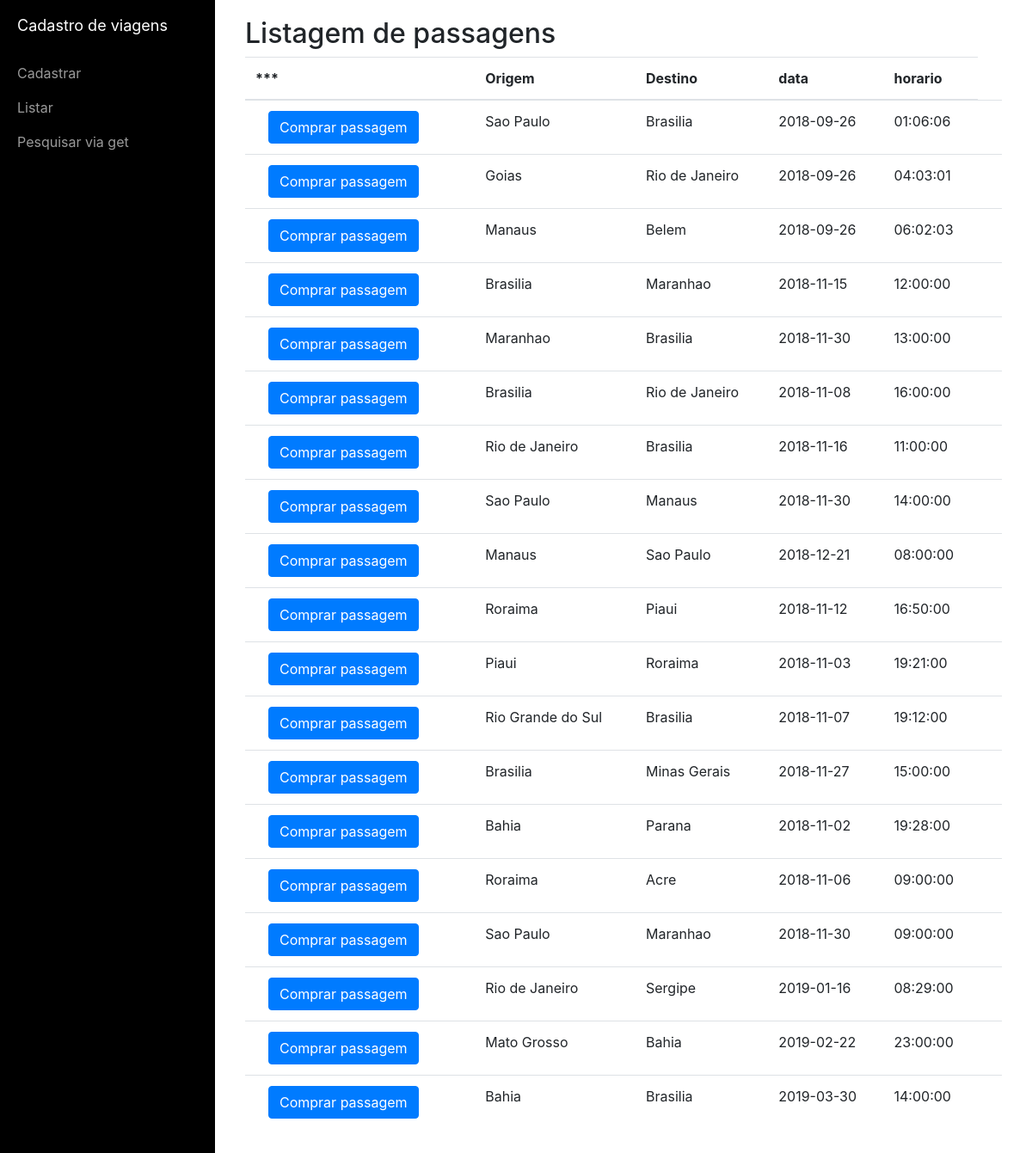
The page / on the database its author committed.
### tables this page shows
CREATE TABLE `voo` (
  `id` int(11) NOT NULL,
  `origem` varchar(200) NOT NULL,
  `destino` varchar(200) NOT NULL,
  `hora` time NOT NULL,
  `data` date NOT NULL
);

### index.php (the view, shortened to what this page needs)
<?php
include 'header.php';
include "conexao.php";
    $sql= "select * from voo";
    $consultas = mysqli_query ($conexao,$sql);
?>
        <div id="page-content-wrapper">
            <div class="container">
  <h2>Listagem de passagens</h2>
  <table class="table">
    <thead>
      <tr>
        <th>***</th>
        <th>Origem</th>
        <th>Destino</th>
        <th>data</th>
          <th>horario</th>
      </tr>
    </thead>
    <tbody>
        <?php foreach($consultas as $consulta): ?>
      <tr>
          <td>
          <form action="processa.php" method="post">
          <div class="col-10">
    <button type="submit" class="btn btn-primary">Comprar passagem</button>
  </div>
              </form>
              </td>
        <td><?php echo $consulta['origem']; ?></td>
        <td><?php echo $consulta['destino']; ?></td>
          <td><?php echo $consulta['data']; ?></td>
          <td><?php echo $consulta['hora'];?></td>
          <td>
              </td>
      </tr>
      <?php endforeach; ?>
    </tbody>
  </table>
</div>
        </div>
    <?php include 'footer.php';?>

### header.php (shortened to what this page needs)
<!DOCTYPE html>
<html lang="pt-br">
<head>
    <link href="vendor/bootstrap/css/bootstrap.min.css" rel="stylesheet">
    <link href="css/simple-sidebar.css" rel="stylesheet">
</head>
<body>
    <div id="wrapper">
        <div id="sidebar-wrapper">
            <ul class="sidebar-nav">
                <li class="sidebar-brand">
                    <a href="#">
                        Cadastro de viagens
                    </a>
                </li>
                <li>
                    <a href="cadastro.php">Cadastrar</a>
                </li>
                <li>
                    <a href="index.php">Listar</a>
                </li>
                <li>
                    <a href="pesquisar.php">Pesquisar via get</a>
                </li>
            </ul>
        </div>

### footer.php (shortened to what this page needs)
</div>
</body>
</html>

### css/simple-sidebar.css (style rules this page uses)
body { overflow-x: hidden; }
#wrapper { padding-left: 0; -webkit-transition: all 0.5s ease; -moz-transition: all 0.5s ease; -o-transition: all 0.5s ease; transition: all 0.5s ease; }
#wrapper.toggled { padding-left: 250px; }
#sidebar-wrapper { z-index: 1000; position: fixed; left: 250px; width: 0; height: 100%; margin-left: -250px; overflow-y: auto; background: #000; -webkit-transition: all 0.5s ease; -moz-transition: all 0.5s ease; -o-transition: all 0.5s ease; transition: all 0.5s ease; }
#wrapper.toggled #sidebar-wrapper { width: 250px; }
#page-content-wrapper { width: 100%; position: absolute; padding: 15px; }
#wrapper.toggled #page-content-wrapper { position: absolute; margin-right: -250px; }
.sidebar-nav { position: absolute; top: 0; width: 250px; margin: 0; padding: 0; list-style: none; }
.sidebar-nav li { text-indent: 20px; line-height: 40px; }
.sidebar-nav li a { display: block; text-decoration: none; color: #999999; }
.sidebar-nav>.sidebar-brand { height: 65px; font-size: 18px; line-height: 60px; }
.sidebar-nav>.sidebar-brand a { color: #999999; }
@media (min-width:768px) { #wrapper { padding-left: 0; } }
@media (min-width:768px) { #wrapper.toggled { padding-left: 250px; } }
@media (min-width:768px) { #sidebar-wrapper { width: 0; } }
@media (min-width:768px) { #wrapper.toggled #sidebar-wrapper { width: 250px; } }
@media (min-width:768px) { #page-content-wrapper { padding: 20px; position: relative; } }
@media (min-width:768px) { #wrapper.toggled #page-content-wrapper { position: relative; margin-right: 0; } }

### rows shown on the page
voo: origem "Sao Paulo", destino "Brasilia", data "2018-09-26", hora "01:06:06"
voo: origem "Goias", destino "Rio de Janeiro", data "2018-09-26", hora "04:03:01"
voo: origem "Manaus", destino "Belem", data "2018-09-26", hora "06:02:03"
voo: origem "Brasilia", destino "Maranhao", data "2018-11-15", hora "12:00:00"
voo: origem "Maranhao", destino "Brasilia", data "2018-11-30", hora "13:00:00"
voo: origem "Brasilia", destino "Rio de Janeiro", data "2018-11-08", hora "16:00:00"
voo: origem "Rio de Janeiro", destino "Brasilia", data "2018-11-16", hora "11:00:00"
voo: origem "Sao Paulo", destino "Manaus", data "2018-11-30", hora "14:00:00"
voo: origem "Manaus", destino "Sao Paulo", data "2018-12-21", hora "08:00:00"
voo: origem "Roraima", destino "Piaui", data "2018-11-12", hora "16:50:00"
voo: origem "Piaui", destino "Roraima", data "2018-11-03", hora "19:21:00"
voo: origem "Rio Grande do Sul", destino "Brasilia", data "2018-11-07", hora "19:12:00"
voo: origem "Brasilia", destino "Minas Gerais", data "2018-11-27", hora "15:00:00"
voo: origem "Bahia", destino "Parana", data "2018-11-02", hora "19:28:00"
voo: origem "Roraima", destino "Acre", data "2018-11-06", hora "09:00:00"
voo: origem "Sao Paulo", destino "Maranhao", data "2018-11-30", hora "09:00:00"
voo: origem "Rio de Janeiro", destino "Sergipe", data "2019-01-16", hora "08:29:00"
voo: origem "Mato Grosso", destino "Bahia", data "2019-02-22", hora "23:00:00"
voo: origem "Bahia", destino "Brasilia", data "2019-03-30", hora "14:00:00"
